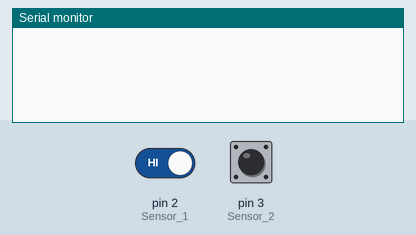
This sketch was run on a simulated Arduino Uno, built with avr-gcc and run on an emulated ATmega328P. Shown: the last lines printed to the serial monitor. The test bench sets the inputs (shaded band); at power-on: pin 3 (Sensor_2) HIGH, pin 2 (Sensor_1) HIGH.

Above: at 1.2 s.
1.3 s: pin 3 (Sensor_2) pulsed LOW 2 times (0.12 s each, 0.3 s apart)
At 1.74 s:
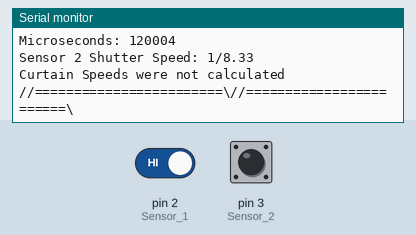
At 2.5 s:
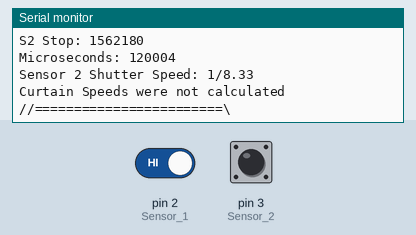

Measured:
- after the input at 1.3 s, the serial monitor: prints a new line after 0.12 s (image 1)

The sketch:

shutter_tester_dual_wip.ino
```cpp
#define Sensor_1 2  // Attaches Sensor 1 to Digital Pin 2 (These values can be changed if using different pins on different boards)
#define Sensor_2 3  // Attaches Sensor 2 to Digital Pin 3
long StartS1;   // time in microseconds Sensor 1 first sees light/laser
long StartS2;   // time in microseconds Sensor 2 first sees light/laser
long StopS1;    // time in microseconds that Sensor 1 stops seeing light/laser
long StopS2;    // time in microseconds that Sensor 2 stops seeing light/laser


void setup() {

  Serial.begin(9600);     //opens a serial connection.
  attachInterrupt(digitalPinToInterrupt(Sensor_1), Sensor1, CHANGE);  // Calls Sensor1 Function anytime Sensor 1 Pin detects change
  attachInterrupt(digitalPinToInterrupt(Sensor_2), Sensor2, CHANGE);  // Calls Sensor2 Function anytime Sensor 2 Pin detects change
}

void loop(){
    // I kept this empty to leave processes free to grab sensor time changes as fast as possible
}

void Print(){
  int s1i = 0;
  int s2i = 0;
  Serial.print("//========================\\");
  Serial.println();
  if(StartS1 != 0 && StopS1 !=0){
    Serial.print("S1 Start: ");
    Serial.println(StartS1);
    Serial.print("S1 Stop: ");
    Serial.println(StopS1);
    long SpeedS1 = (StopS1 - StartS1);      // make a variable called speed, which is the total number of microseconds that the shutter is open for
    Serial.print("Microseconds: ");
    Serial.println(SpeedS1);                // total legth in microseconds that shutter was open on that sensor
    float SSS1 = (float)SpeedS1/1000000;    // makes variable to convert microseconds to seconds
    float SS2S1 = 1/SSS1;                   // this divides the seconds by 1 to create a shutter speed that is more recognizable
    Serial.print("Sensor 1 Shutter Speed: 1/");
    Serial.println(SS2S1);
    Serial.println();
  }
  else {
    s1i = 1;
    Serial.print("Sensor 1 Incomplete Data");
    Serial.println(StartS1);
    Serial.println(StopS1);
    Serial.println();
  }
  if(StartS2 != 0 && StopS2 != 0){
    Serial.print("S2 Start: ");
    Serial.println(StartS2);
    Serial.print("S2 Stop: ");
    Serial.println(StopS2);
    long SpeedS2 = (StopS2 - StartS2);
    Serial.print("Microseconds: ");
    Serial.println(SpeedS2);
    float SSS2 = (float)SpeedS2/1000000;
    float SS2S2 = 1/SSS2;
    Serial.print("Sensor 2 Shutter Speed: 1/");
    Serial.println(SS2S2);
    Serial.println();
  }
  else {
    s2i = 1;
    Serial.print("Sensor 2 Incomplete Data");
    Serial.println(StartS2);
    Serial.println(StopS2);
    Serial.println();
  }
  if(s1i == 1 || s2i == 1){
    Serial.print("Curtain Speeds were not calculated");
    Serial.println();
  }
  else {          // As long as both sensors received open and close data this will calculate Curtain speeds from Sensor 1 Open to Sensor 2 Open and Sensor 1 Close to Sensor 2 Close
    long Curtain1 = (StartS2 - StartS1);
    long Curtain2 = (StopS2 - StopS1);
    float C1 = (float)Curtain1/1000;
    float C2 = (float)Curtain2/1000;
    Serial.print("Opening Curtain Travel Time: ");
    Serial.print(C1);
    Serial.print(" ms");
    Serial.println();
    Serial.print("Closing Curtain Travel Time: ");
    Serial.print(C2);
    Serial.println(" ms");
    Serial.println();
  }
  Serial.print("//========================\\");
  DataReset();
}

void Sensor1(){            // Interrupt functions for the Sensors to gather time info
  if(digitalRead(Sensor_1) == LOW){
    StartS1 = micros();

  }
  if(digitalRead(Sensor_1) == HIGH){
    StopS1 = micros();

  }
}

void Sensor2(){
  if(digitalRead(Sensor_2) == LOW) {
    StartS2 = micros();

  }
  if(digitalRead(Sensor_2) == HIGH) {
    StopS2 = micros();
    Print();  // This Sends the program to calculate and print out the results
  }
}

void DataReset(){  // Resets our sensor data, mainly for error checking reasons
  StartS1 = 0;
  StartS2 = 0;
  StopS1 = 0;
  StopS2 = 0;
}
```
